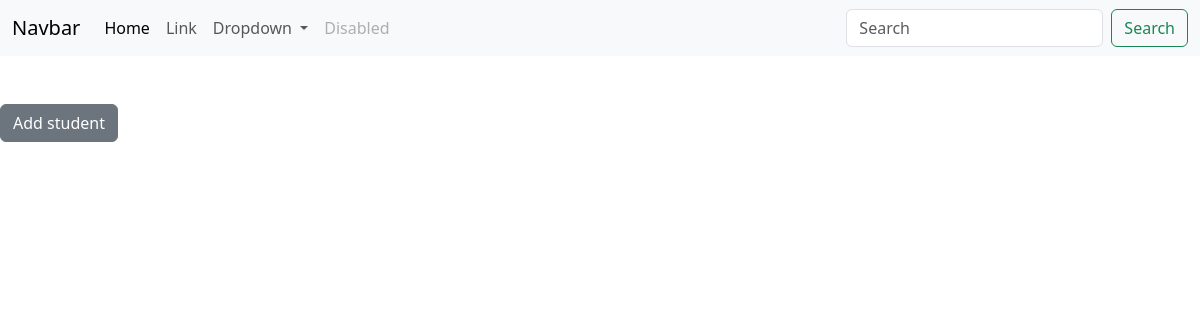
Before: / with the older database file.
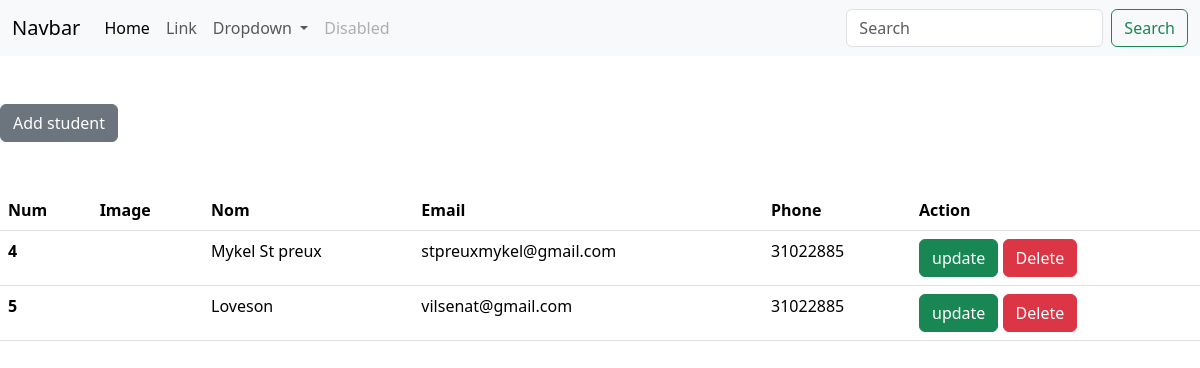
After: the same page with the newer database file.
### accounts/models.py (models this page shows, shortened)
class Student(models.Model):
    name = models.CharField(max_length=100)
    email = models.EmailField(max_length=100)
    phone_number = models.CharField(max_length=20)
    image = models.ImageField(upload_to='images/', max_length=100, null=True, blank=True)

### accounts/views.py (the view)
# urls.py: path('', views.home, name="home" )
def home(request):
    students =  Student.objects.all()
    return render(request, 'home.html', {'students': students})

### accounts/templates/home.html (shortened to what this page needs)
{% extends 'base.html' %}
{% block content %}
    <a href="{% url 'add_student' %}" class="btn btn-secondary mt-5">Add student </a>
      {% if students %}
       <table class="table  mt-5">
        <thead>
          <tr>
            <th scope="col">Num</th>
            <th scope="col">Image</th>
            <th scope="col">Nom</th>
            <th scope="col">Email</th>
            <th scope="col">Phone</th>
            <th scope="col">Action</th>
          </tr>
        </thead>
        <tbody>
            {% for student in students %}
          <tr>
            <th scope="row"> {{student.id}} </th>
            <th scope="row">
            </th>
            <td>{{ student.name }}</td>
            <td>{{ student.email }} </td>
            <td> {{student.phone_number}} </td>
            <td>  <a class=" btn btn-success" href="{% url 'update_student' student.id %}">update</a>
              <a class=" btn btn-danger" href="{% url 'delete' student.id %}">Delete</a></td>
          </tr>
        </tbody>
        {% endfor %}
      </table>
      {% endif %}
{% endblock %}

### accounts/templates/base.html (shortened to what this page needs)
<!doctype html>
<html lang="en">
  <head>
    <link href="https://cdn.jsdelivr.net/npm/bootstrap@5.3.3/dist/css/bootstrap.min.css" rel="stylesheet">
  </head>
  <body>
    {% include 'navbar.html' %}
    {% block content %}
    {% endblock %}
  </body>
</html>

### accounts/templates/navbar.html (shortened to what this page needs)
<nav class="navbar navbar-expand-lg bg-body-tertiary">
    <div class="container-fluid">
      <a class="navbar-brand" href="#">Navbar</a>
      <div class="collapse navbar-collapse" id="navbarSupportedContent">
        <ul class="navbar-nav me-auto mb-2 mb-lg-0">
          <li class="nav-item">
            <a class="nav-link active" aria-current="page" href="#">Home</a>
          </li>
          <li class="nav-item">
            <a class="nav-link" href="#">Link</a>
          </li>
          <li class="nav-item dropdown">
            <a class="nav-link dropdown-toggle" href="#" role="button" data-bs-toggle="dropdown" aria-expanded="false">
              Dropdown
            </a>
          </li>
          <li class="nav-item">
            <a class="nav-link disabled" aria-disabled="true">Disabled</a>
          </li>
        </ul>
        <form class="d-flex" role="search">
          <input class="form-control me-2" type="search" placeholder="Search" aria-label="Search">
          <button class="btn btn-outline-success" type="submit">Search</button>
        </form>
      </div>
    </div>
  </nav>

Changed rows visible on the page:
added Student: id "4", name "Mykel St preux", email "stpreuxmykel@gmail.com", phone_number "31022885"
added Student: id "5", name "Loveson", email "vilsenat@gmail.com", phone_number "31022885"
Other visible differences:
text now shown: "Num Image Nom Email Phone Action"
